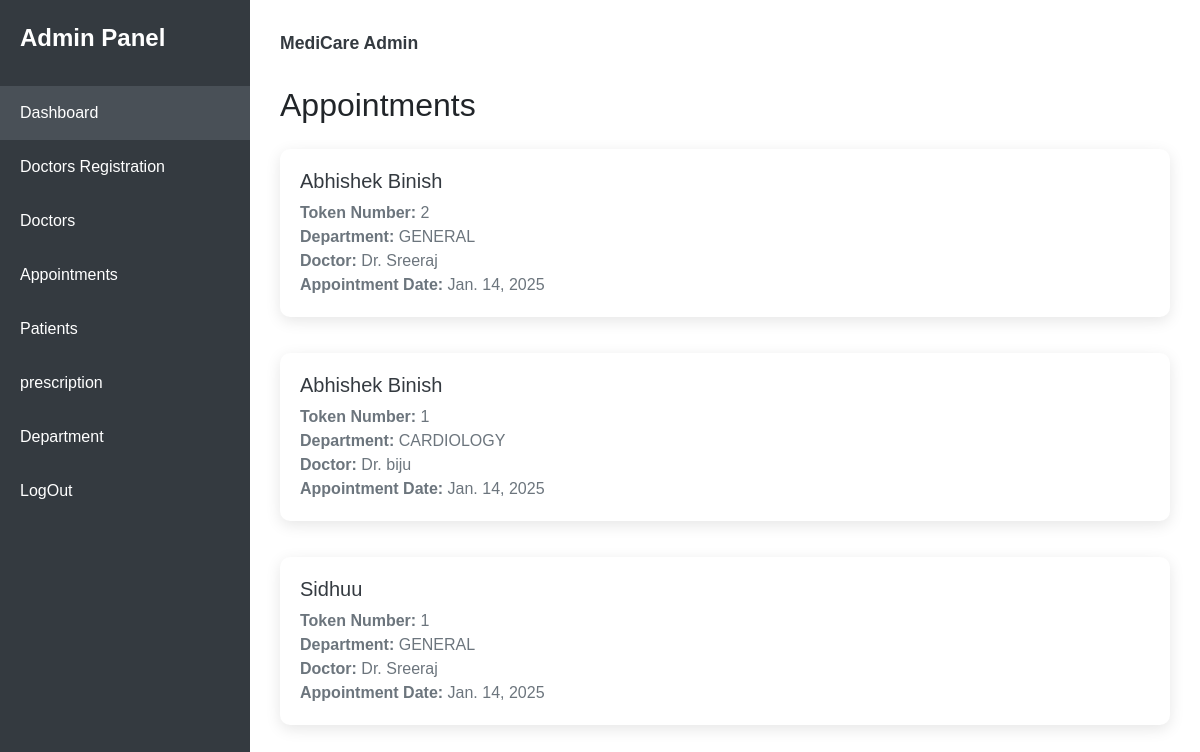
The page /admin_view_appointments on the database as committed earlier.
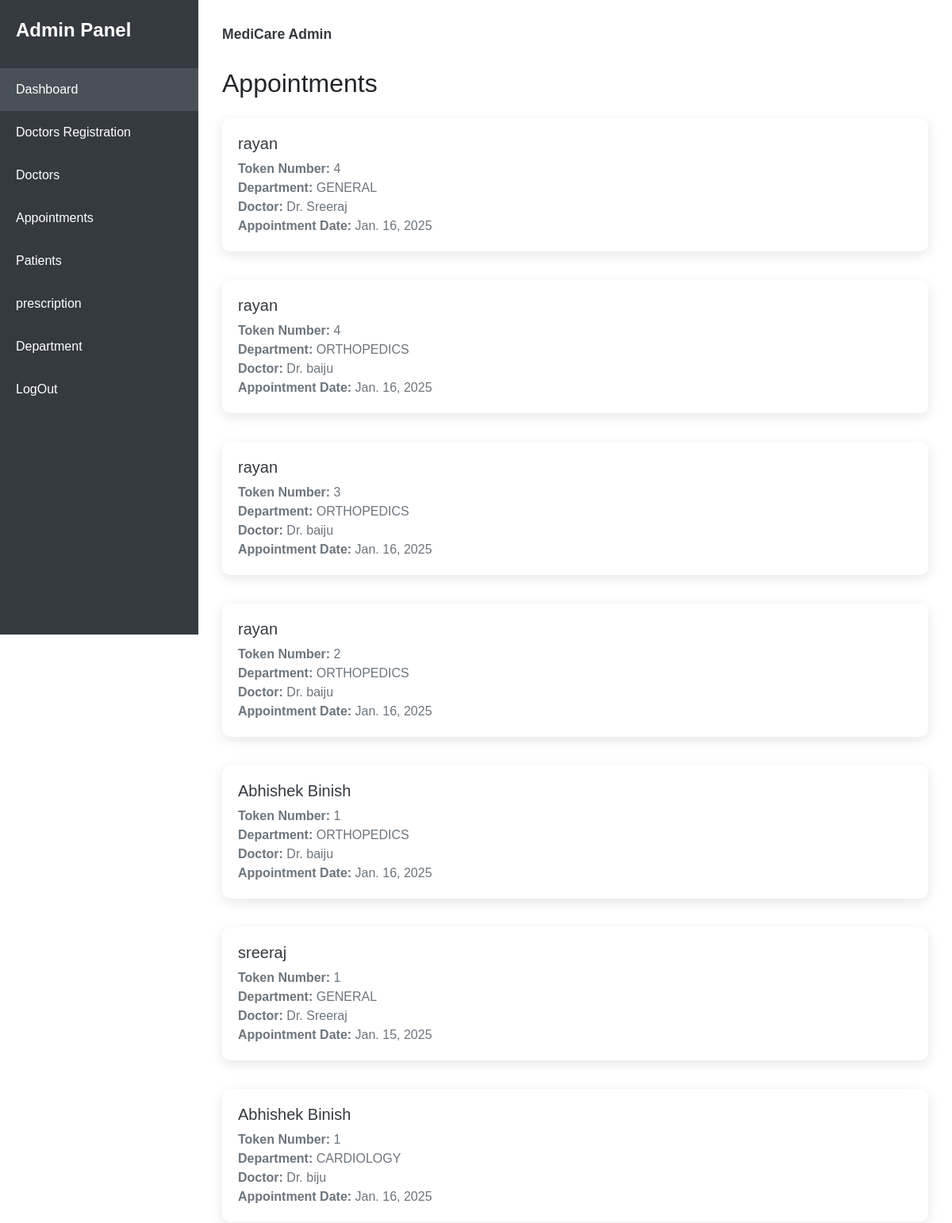
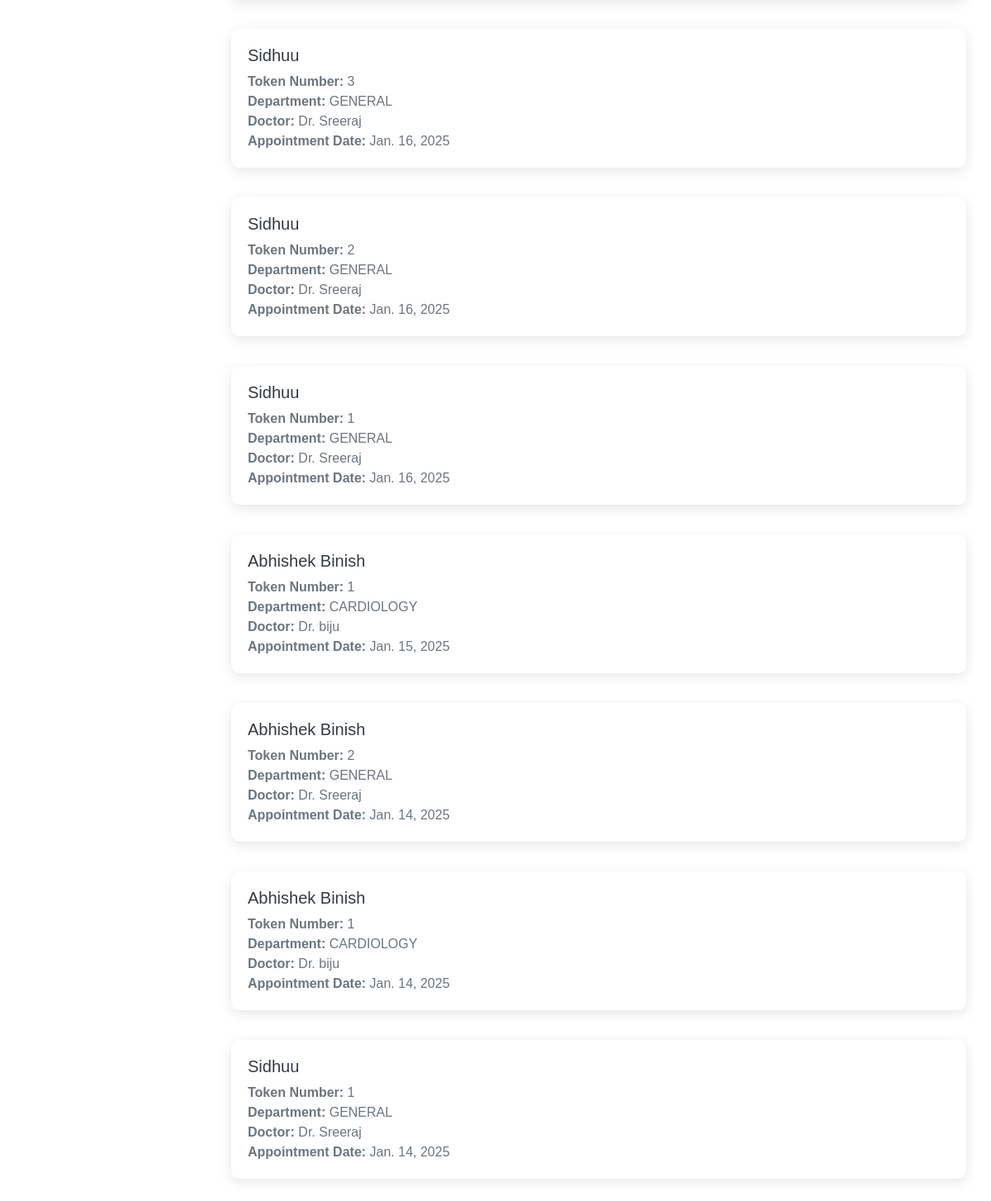
The same page on the database as committed later (2 pictures, top to bottom).
### app/models.py (models this page shows)
class Appointment(models.Model):
    doctor = models.ForeignKey(Doctor, on_delete=models.CASCADE)
    patient = models.ForeignKey(Patient, on_delete=models.CASCADE)
    appointment_date = models.DateField()
    token_number = models.IntegerField()
    department = models.CharField(max_length=50)

class Patient(models.Model):
    name = models.CharField(max_length=50)
    password = models.TextField()
    age = models.PositiveIntegerField(null=True, blank=True)
    gender = models.CharField(max_length=10, choices=[('Male', 'Male'), ('Female', 'Female'), ('Other', 'Other')])
    phone = models.CharField(max_length=15)
    email = models.EmailField()
    address = models.CharField(max_length=255)
    pincode = models.CharField(max_length=10)
    blood_group = models.CharField(max_length=5, blank=True, null=True)  # Optional blood group
    date_created = models.DateTimeField(auto_now_add=True, null= True)
    last_updated = models.DateTimeField(auto_now=True, null= True)

class Doctor(models.Model):
    department = models.ForeignKey(Department, related_name='doctors', on_delete=models.CASCADE)
    name = models.CharField(max_length=100)
    specialization = models.CharField(max_length=100)
    password = models.TextField()
    email = models.EmailField(unique=True,)

### app/views.py (the view)
# urls.py: path('admin_view_appointments', views.admin_view_appointments),
def admin_view_appointments(req):
    appointments=Appointment.objects.all()[::-1]
    return render( req,'admin/appointments.html',{'appointments':appointments})

### templates/admin/appointments.html (shortened to what this page needs)
<!DOCTYPE html>
<html lang="en">
<head>
    <link href="https://cdn.jsdelivr.net/npm/bootstrap@5.3.3/dist/css/bootstrap.min.css" rel="stylesheet">
</head>
<body>
    <div class="sidebar">
        <div class="logo">
            Admin Panel
        </div>
        <ul class="nav-links">
            <li><a href="admin_home" class="active">Dashboard</a></li>
            <li><a href="{% url 'register_doctor' %}">Doctors Registration</a></li>
            <li><a href="view_all_doctors">Doctors</a></li>
            <li><a href="admin_view_appointments">Appointments</a></li>
            <li><a href="view_all_patient">Patients</a></li>
            <li><a href="view_all_prescription">prescription</a></li>
            <li><a href="department">Department</a></li>
            <li><a href="logout">LogOut</a></li>
        </ul>
    </div>
<div class="main-content">
        <div class="header">
            <div class="user-profile">MediCare Admin</div>
        </div>
        <section>
            <h2 class="card-header">Appointments</h2>
            <div class="row mt-4">
                {% for app in appointments %}
                <div class="col-12 mb-3">
                    <div class="appointment-card d-flex align-items-center">
                        <div class="appointment-info">
                            <h5 class="text-truncate">{{ app.patient.name }}</h5>
                            <p><strong>Token Number:</strong> {{ app.token_number }}</p>
                            <p><strong>Department:</strong> {{ app.department }}</p>
                            <p><strong>Doctor:</strong> Dr. {{ app.doctor.name }}</p>
                            <p><strong>Appointment Date:</strong> {{ app.appointment_date }}</p>
                        </div>
                    </div>
                </div>
                {% endfor %}
            </div>
        </section>
</div>
</body>
</html>

Rows that differ between the two databases and show on the page:
added Appointment: patient.name "rayan", token_number "4", department "GENERAL", doctor.name "Sreeraj", appointment_date "Jan. 16, 2025"
added Appointment: patient.name "rayan", token_number "4", department "ORTHOPEDICS", doctor.name "baiju", appointment_date "Jan. 16, 2025"
added Appointment: patient.name "rayan", token_number "3", department "ORTHOPEDICS", doctor.name "baiju", appointment_date "Jan. 16, 2025"
added Appointment: patient.name "rayan", token_number "2", department "ORTHOPEDICS", doctor.name "baiju", appointment_date "Jan. 16, 2025"
added Appointment: patient.name "Abhishek Binish", token_number "1", department "ORTHOPEDICS", doctor.name "baiju", appointment_date "Jan. 16, 2025"
added Appointment: patient.name "sreeraj", token_number "1", department "GENERAL", doctor.name "Sreeraj", appointment_date "Jan. 15, 2025"
added Appointment: patient.name "Abhishek Binish", token_number "1", department "CARDIOLOGY", doctor.name "biju", appointment_date "Jan. 16, 2025"
added Appointment: patient.name "Sidhuu", token_number "3", department "GENERAL", doctor.name "Sreeraj", appointment_date "Jan. 16, 2025"
added Appointment: patient.name "Sidhuu", token_number "2", department "GENERAL", doctor.name "Sreeraj", appointment_date "Jan. 16, 2025"
added Appointment: patient.name "Sidhuu", token_number "1", department "GENERAL", doctor.name "Sreeraj", appointment_date "Jan. 16, 2025"
added Appointment: patient.name "Abhishek Binish", token_number "1", department "CARDIOLOGY", doctor.name "biju", appointment_date "Jan. 15, 2025"
